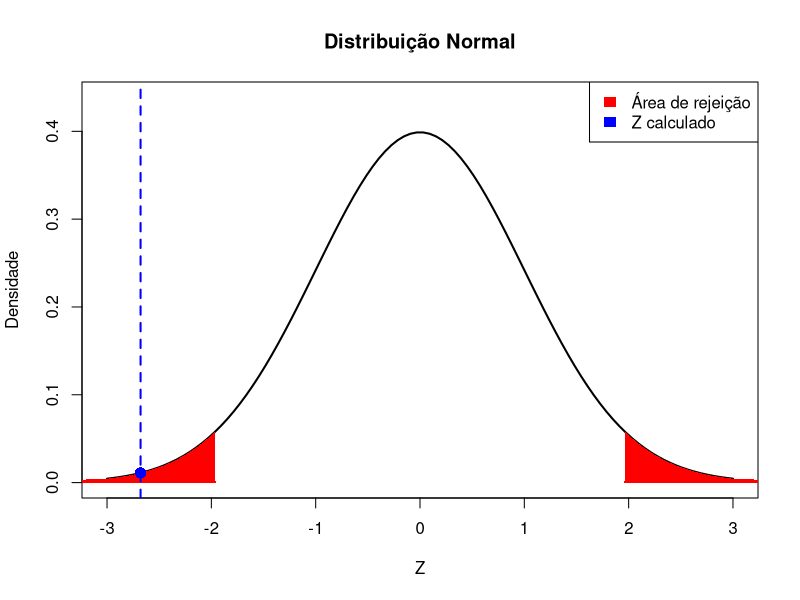

Here is the R script that generated this plot:
# Instale o pacote se ainda não tiver instalado
install.packages("readxl")

# Carregue o pacote
library(readxl)

# Carregue o arquivo de dados
dados <- read_excel("grupo_1 1.xls")

# Calcular a média e o desvio padrão
media_amostral <- mean(dados$peso)
desvio_padrao <- sd(dados$peso)
n <- nrow(dados)  # Tamanho da amostra

# Definindo a média hipotética e o nível de significância
media_hipotetica <- 85        # Média hipotética sob H0
alpha <- 0.05                # Nível de significância

# Calculando a estatística Z
z <- ((media_amostral - media_hipotetica) / (desvio_padrao / sqrt(n)))

# Definindo os valores críticos
valor_critico_inferior <- qnorm(alpha / 2)    # Valor crítico inferior
valor_critico_superior <- qnorm(1 - alpha / 2)  # Valor crítico superior

# Tomando a decisão
if (z < valor_critico_inferior || z > valor_critico_superior) {
  decisao <- "Rejeita H0"
} else {
  decisao <- "Não rejeita H0"
}

# Plotar a distribuição normal
x <- seq(-3, 3, length = 100)  # Gera uma sequência de -4 a 4
y <- dnorm(x)                  # Calcula a densidade da normal

# Criar o gráfico
plot(x, y, type = "l", main = "Distribuição Normal", ylab = "Densidade", xlab = "Z", lwd = 2, ylim = c(0, max(y) * 1.1))

# Adicionar as áreas de rejeição
polygon(c(-4, x[x < valor_critico_inferior], valor_critico_inferior), c(0, y[x < valor_critico_inferior], 0), col = "red", border = NA)
polygon(c(valor_critico_superior, x[x > valor_critico_superior], 4), c(0, y[x > valor_critico_superior], 0), col = "red", border = NA)

# Adicionar linha do ponto Z
abline(v = z, col = "blue", lwd = 2, lty = 2)

# Adicionar a linha de densidade no valor de Z
points(z, dnorm(z), col = "blue", pch = 16, cex = 1.5)  # Adiciona um ponto azul no gráfico

# Adicionar legenda
legend("topright", legend = c("Área de rejeição",  "Z calculado"), fill = c("red", "blue"), border = NA)

# Exibindo resultados
cat("Estatística Z:", z, "\n")
cat("Valor crítico inferior:", valor_critico_inferior, "\n")
cat("Valor crítico superior:", valor_critico_superior, "\n")
cat("Decisão:", decisao, "\n")
